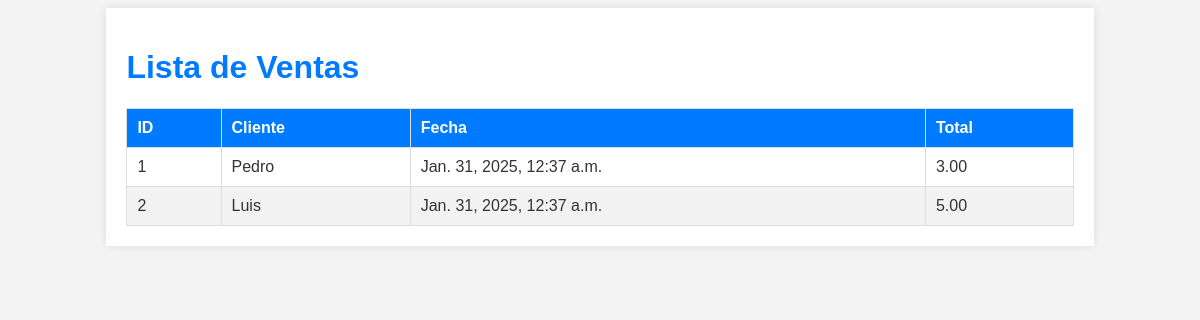
/ventas/, run on the app's committed database.
### GesCuxi/models.py (models this page shows, shortened)
class Venta(models.Model):
    cliente = models.ForeignKey(Cliente, on_delete=models.CASCADE)
    fecha = models.DateTimeField(auto_now_add=True)
    total = models.DecimalField(max_digits=10, decimal_places=2)

class Cliente(models.Model):
    nombre = models.CharField(max_length=100)
    direccion = models.CharField(max_length=200)
    telefono = models.CharField(max_length=15)
    email = models.EmailField()

### GesCuxi/views.py (the view)
# urls.py: path('ventas/', views.lista_ventas, name='lista_ventas'),
def lista_ventas(request):
    ventas = Venta.objects.all()
    return render(request, 'ventas.html', {'ventas': ventas})

### templates/ventas.html (shortened to what this page needs)
<!DOCTYPE html>
<html lang="es">
<head>
</head>
<body>
    <div class="container">
        <h1>Lista de Ventas</h1>
        <table>
            <thead>
                <tr>
                    <th>ID</th>
                    <th>Cliente</th>
                    <th>Fecha</th>
                    <th>Total</th>
                </tr>
            </thead>
            <tbody>
                {% for venta in ventas %}
                <tr>
                    <td>{{ venta.id }}</td>
                    <td>{{ venta.cliente.nombre }}</td>
                    <td>{{ venta.fecha }}</td>
                    <td>{{ venta.total }}</td>
                </tr>
                {% endfor %}
            </tbody>
        </table>
    </div>
</body>
</html>

### templates/ventas.html (style rules this page uses)
body { font-family: Arial, sans-serif; background-color: #f4f4f4; color: #333; }
.container { width: 80%; margin: 0 auto; padding: 20px; background-color: #fff; box-shadow: 0 0 10px rgba(0, 0, 0, 0.1); }
h1 { color: #007BFF; }
table { width: 100%; border-collapse: collapse; margin-top: 20px; }
table, th, td { border: 1px solid #ddd; }
th, td { padding: 10px; text-align: left; }
th { background-color: #007BFF; color: white; }
tr:nth-child(even) { background-color: #f2f2f2; }

### data on the page
Venta: id "1", cliente.nombre "Pedro", fecha "Jan. 31, 2025, 12:37 a.m.", total "3.00"
Venta: id "2", cliente.nombre "Luis", fecha "Jan. 31, 2025, 12:37 a.m.", total "5.00"
